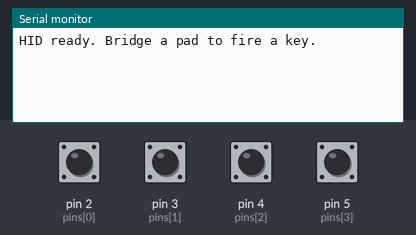
Bench run of a sketch on a simulated Arduino Leonardo, built with avr-gcc and run on an emulated ATmega32U4. Shown: the last lines printed to the serial monitor. Inputs (shaded band) come from the test bench; at power-on: pin 2 (pins[0]), pin 3 (pins[1]), pin 4 (pins[2]), pin 5 (pins[3]) HIGH. USB keyboard and mouse output is not drawn.

Above: at 2.2 s.
2.3 s: pin 2 (pins[0]) pulled LOW for 0.15 s
At 3.4 s:
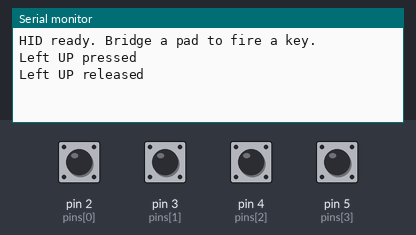
3.9 s: pin 3 (pins[1]) pulled LOW for 0.15 s
At 4.4 s:
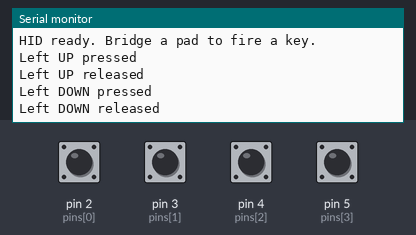
5.5 s: pin 4 (pins[2]) pulled LOW for 0.15 s
At 6.8 s:
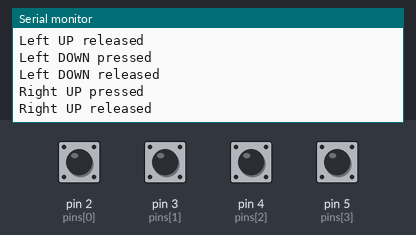
7.1 s: pin 5 (pins[3]) pulled LOW for 0.15 s
At 8.1 s:
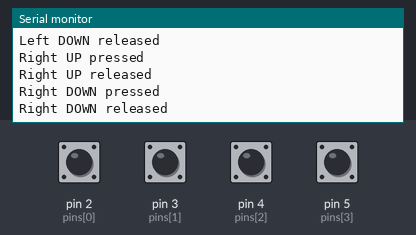

Measured:
- after the input at 2.3 s, the serial monitor: prints a new line at once (image 1)
- after the input at 3.9 s, the serial monitor: prints a new line at once (image 2)
- after the input at 5.5 s, the serial monitor: prints a new line at once (image 3)
- after the input at 7.1 s, the serial monitor: prints a new line at once (image 4)

The sketch:

nano33iot_Keyboard.ino
```cpp
/*
 * Alt.Ctrl Workshop — Session 1: HID Keyboard Emulation
 * Board: Arduino Nano 33 IoT (Native USB HID)
 * FOUR copper-tape buttons → keyboard keys, for two-player Pong
 *
 * WIRING (each button = two copper pads that touch when pressed):
 *   Button 1: one end → D2, other end → GND   (Left  UP   = 'w')
 *   Button 2: one end → D3, other end → GND   (Left  DOWN = 's')
 *   Button 3: one end → D4, other end → GND   (Right UP   = up arrow)
 *   Button 4: one end → D5, other end → GND   (Right DOWN = down arrow)
 *   No resistors needed — INPUT_PULLUP handles that internally.
 *   All GND pads can share any GND pin on the Nano 33 IoT.
 *
 * IDE SETTINGS:
 *   Board: Arduino NANO 33 IoT
 *   Serial Monitor speed: 115200
 */

#include <Keyboard.h> // Official Arduino USB HID library for SAMD21

const int NUM_BUTTONS = 4;

// Use standard digital pins on the Nano 33 IoT
int  pins[NUM_BUTTONS] = { 2, 3, 4, 5 };
int  keys[NUM_BUTTONS] = { 'w', 's', KEY_UP_ARROW, KEY_DOWN_ARROW };
const char* names[NUM_BUTTONS] = { "Left UP", "Left DOWN", "Right UP", "Right DOWN" };

bool prev[NUM_BUTTONS];

void setup() {
  Serial.begin(115200);

  for (int i = 0; i < NUM_BUTTONS; i++) {
    pinMode(pins[i], INPUT_PULLUP);
    prev[i] = HIGH;
  }

  Keyboard.begin(); // Start USB Keyboard emulation
  delay(1000);     // Allow USB connection time to settle
  Serial.println("HID ready. Bridge a pad to fire a key.");
}

void loop() {
  for (int i = 0; i < NUM_BUTTONS; i++) {
    bool now = digitalRead(pins[i]);

    if (now == LOW && prev[i] == HIGH) {   // Just pressed
      Keyboard.press(keys[i]);
      Serial.print(names[i]);
      Serial.println(" pressed");
    }
    if (now == HIGH && prev[i] == LOW) {   // Just released
      Keyboard.release(keys[i]);
      Serial.print(names[i]);
      Serial.println(" released");
    }

    prev[i] = now;
  }

  delay(10); // Simple debounce
}
```
